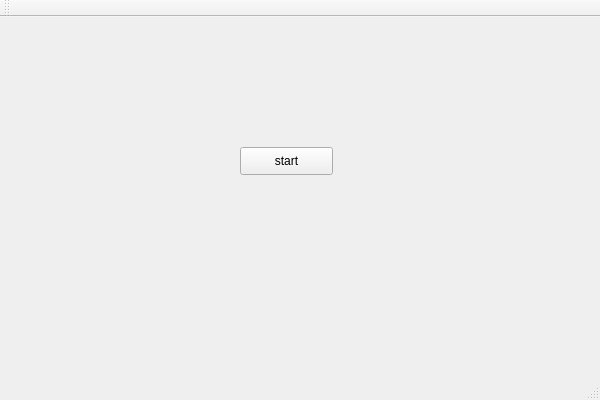
<?xml version="1.0" encoding="UTF-8"?>
<ui version="4.0">
 <class>QtGuiApplicationClass</class>
 <widget class="QMainWindow" name="QtGuiApplicationClass">
  <property name="geometry">
   <rect>
    <x>0</x>
    <y>0</y>
    <width>600</width>
    <height>400</height>
   </rect>
  </property>
  <property name="windowTitle">
   <string>QtGuiApplication</string>
  </property>
  <widget class="QWidget" name="centralWidget">
   <widget class="QPushButton" name="pushButton">
    <property name="geometry">
     <rect>
      <x>240</x>
      <y>130</y>
      <width>93</width>
      <height>28</height>
     </rect>
    </property>
    <property name="text">
     <string>start</string>
    </property>
   </widget>
  </widget>
  <widget class="QMenuBar" name="menuBar">
   <property name="geometry">
    <rect>
     <x>0</x>
     <y>0</y>
     <width>600</width>
     <height>26</height>
    </rect>
   </property>
  </widget>
  <widget class="QToolBar" name="mainToolBar">
   <attribute name="toolBarArea">
    <enum>TopToolBarArea</enum>
   </attribute>
   <attribute name="toolBarBreak">
    <bool>false</bool>
   </attribute>
  </widget>
  <widget class="QStatusBar" name="statusBar"/>
 </widget>
 <layoutdefault spacing="6" margin="11"/>
 <resources>
  <include location="QtGuiApplication.qrc"/>
 </resources>
 <connections>
  <connection>
   <sender>pushButton</sender>
   <signal>clicked()</signal>
   <receiver>QtGuiApplicationClass</receiver>
   <slot>BtnS_Click()</slot>
   <hints>
    <hint type="sourcelabel">
     <x>298</x>
     <y>183</y>
    </hint>
    <hint type="destinationlabel">
     <x>373</x>
     <y>256</y>
    </hint>
   </hints>
  </connection>
 </connections>
 <slots>
  <slot>BtnS_Click()</slot>
 </slots>
</ui>
